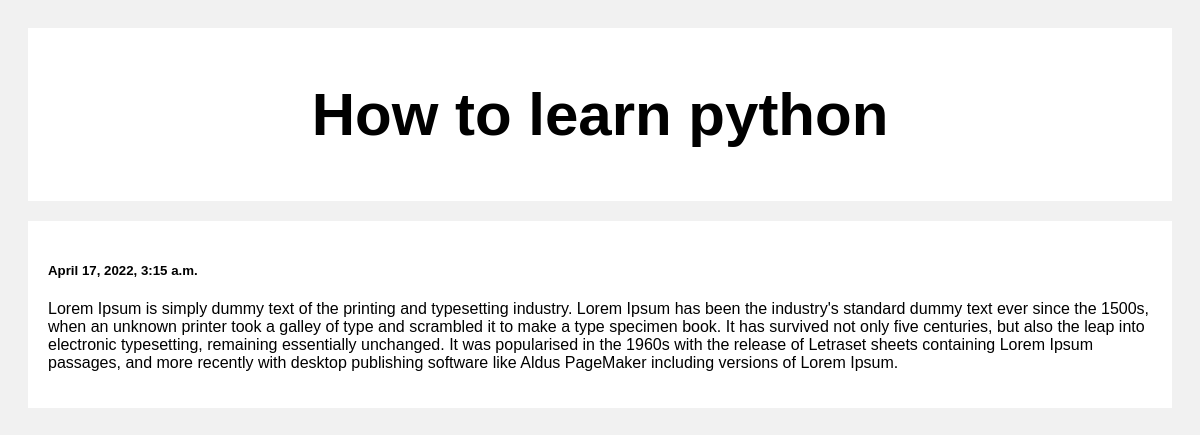
Screenshot of /post/2 with the database file from the repository.
### posts/models.py (models this page shows)
class Post(models.Model):
    title = models.CharField(max_length=100)
    body = models.CharField(max_length=1000000)
    created_at = models.DateTimeField(default=datetime.now, blank=True)

### posts/views.py (the view)
# urls.py: path('post/<str:pk>', views.post, name='post')
def post(request, pk):
    posts = Post.objects.get(id=pk)
    return render(request, 'post.html', {'posts': posts})

### templates/post.html (shortened to what this page needs)
<!DOCTYPE html>
<html>
<head>
</head>
<body>
<div class="header">
  <h2>{{posts.title}}</h2>
</div>
<div class="row">
  <div class="leftcolumn">
    <div class="card">
        <h5>{{posts.created_at}}</h5>
        <p>{{posts.body}}</p>
    </div>
  </div>
</div>
</body>
</html>

### templates/post.html (style rules this page uses)
* { box-sizing: border-box; }
body { font-family: Arial; padding: 20px; background: #f1f1f1; }
.header { padding: 2px; font-size: 40px; text-align: center; background: white; }
.leftcolumn { float: left; width: 100%; }
.card { background-color: white; padding: 20px; margin-top: 20px; }
.row:after { content: ""; display: table; clear: both; }

### rows the page displays
Post: title "How to learn python", created_at "April 17, 2022, 3:15 a.m.", body "Lorem Ipsum is simply dummy text of the printing and typesetting industry. Lorem Ipsum has been the industry's standard dummy text ever since the 1500s, when an unknown printer took a galley of type and scrambled it to make a type specimen book. It has survived not only five centuries, but also the leap into electronic typesetting, remaining essentially unchanged. It was popularised in the 1960s with the release of Letraset sheets containing Lorem Ipsum passages, and more recently with desktop publishing software like Aldus PageMaker including versions of Lorem Ipsum."
